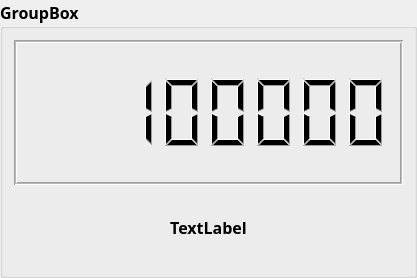
<?xml version="1.0" encoding="UTF-8"?>
<ui version="4.0">
 <class>Time</class>
 <widget class="QGroupBox" name="Time">
  <property name="geometry">
   <rect>
    <x>0</x>
    <y>0</y>
    <width>417</width>
    <height>278</height>
   </rect>
  </property>
  <property name="font">
   <font>
    <family>微软雅黑</family>
    <pointsize>12</pointsize>
    <weight>75</weight>
    <bold>true</bold>
   </font>
  </property>
  <property name="windowTitle">
   <string>GroupBox</string>
  </property>
  <property name="title">
   <string>GroupBox</string>
  </property>
  <layout class="QVBoxLayout" name="verticalLayout" stretch="0,0">
   <property name="sizeConstraint">
    <enum>QLayout::SetDefaultConstraint</enum>
   </property>
   <property name="leftMargin">
    <number>11</number>
   </property>
   <property name="rightMargin">
    <number>11</number>
   </property>
   <item>
    <widget class="QLCDNumber" name="lcdNumber">
     <property name="sizePolicy">
      <sizepolicy hsizetype="Minimum" vsizetype="Preferred">
       <horstretch>0</horstretch>
       <verstretch>2</verstretch>
      </sizepolicy>
     </property>
     <property name="sizeIncrement">
      <size>
       <width>0</width>
       <height>20</height>
      </size>
     </property>
     <property name="baseSize">
      <size>
       <width>0</width>
       <height>20</height>
      </size>
     </property>
     <property name="frameShape">
      <enum>QFrame::Box</enum>
     </property>
     <property name="frameShadow">
      <enum>QFrame::Sunken</enum>
     </property>
     <property name="midLineWidth">
      <number>1</number>
     </property>
     <property name="smallDecimalPoint">
      <bool>true</bool>
     </property>
     <property name="digitCount">
      <number>8</number>
     </property>
     <property name="segmentStyle">
      <enum>QLCDNumber::Filled</enum>
     </property>
     <property name="value" stdset="0">
      <double>12345678.000000000000000</double>
     </property>
     <property name="intValue" stdset="0">
      <number>12345678</number>
     </property>
    </widget>
   </item>
   <item>
    <widget class="QLabel" name="label">
     <property name="sizePolicy">
      <sizepolicy hsizetype="Preferred" vsizetype="Preferred">
       <horstretch>0</horstretch>
       <verstretch>1</verstretch>
      </sizepolicy>
     </property>
     <property name="layoutDirection">
      <enum>Qt::LeftToRight</enum>
     </property>
     <property name="text">
      <string>TextLabel</string>
     </property>
     <property name="alignment">
      <set>Qt::AlignCenter</set>
     </property>
    </widget>
   </item>
  </layout>
 </widget>
 <resources/>
 <connections/>
</ui>
